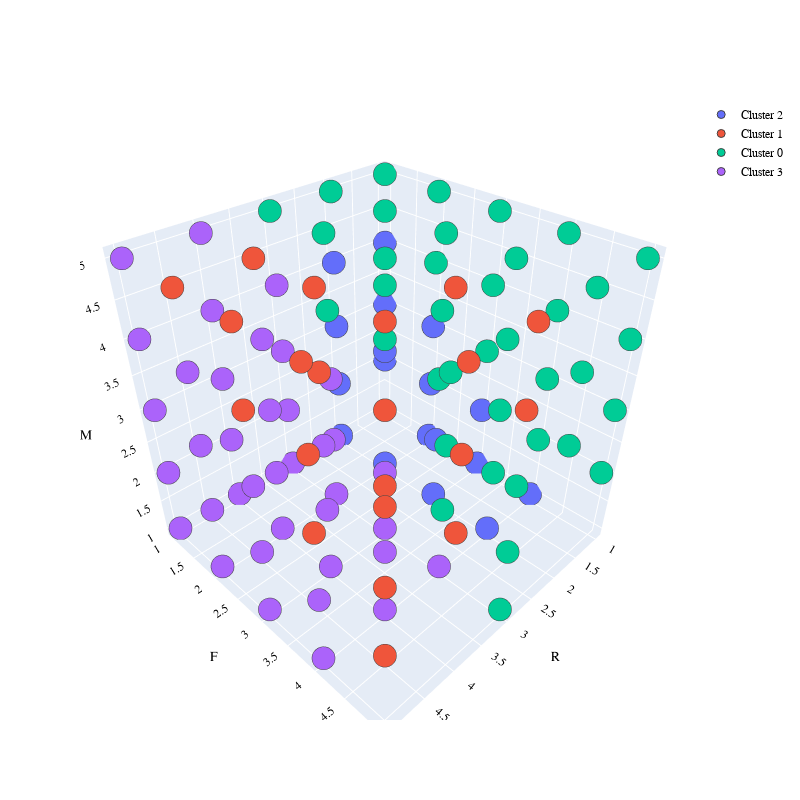

The notebook cell this image was saved under:
### Code cell
import plotly.graph_objects as go

PLOT = go.Figure()
for C in list(df2.cluster.unique()):
    
    PLOT.add_trace(go.Scatter3d(x = df2[df2.cluster == C]['R'],
                                y = df2[df2.cluster == C]['F'],
                                z = df2[df2.cluster == C]['M'],
                                mode = 'markers', marker_size = 8, marker_line_width = 1,
                                name = 'Cluster ' + str(C)))


PLOT.update_layout(width = 800, height = 800, autosize = True, showlegend = True,
                   scene = dict(xaxis=dict(title = 'R', titlefont_color = 'black'),
                                yaxis=dict(title = 'F', titlefont_color = 'black'),
                                zaxis=dict(title = 'M', titlefont_color = 'black')),
                   font = dict(family = "Gilroy", color  = 'black', size = 12))

### Figure 1 — Plotly figure (JSON) as saved in the notebook; plotly's stock layout.template omitted (floating-point values rounded to 4 significant figures; data arrays with more than 128 entries replaced by an {"elided": "..."} marker saying what was removed)
{"data": [{"marker": {"line": {"width": 1}, "size": 8}, "mode": "markers", "name": "Cluster 2", "type": "scatter3d", "x": {"elided": "1153 int values"}, "y": {"elided": "1153 int values"}, "z": {"elided": "1153 int values"}}, {"marker": {"line": {"width": 1}, "size": 8}, "mode": "markers", "name": "Cluster 1", "type": "scatter3d", "x": {"elided": "1292 int values"}, "y": {"elided": "1292 int values"}, "z": {"elided": "1292 int values"}}, {"marker": {"line": {"width": 1}, "size": 8}, "mode": "markers", "name": "Cluster 0", "type": "scatter3d", "x": {"elided": "915 int values"}, "y": {"elided": "915 int values"}, "z": {"elided": "915 int values"}}, {"marker": {"line": {"width": 1}, "size": 8}, "mode": "markers", "name": "Cluster 3", "type": "scatter3d", "x": {"elided": "975 int values"}, "y": {"elided": "975 int values"}, "z": {"elided": "975 int values"}}], "layout": {"autosize": true, "font": {"color": "black", "family": "Gilroy", "size": 12}, "height": 800, "scene": {"xaxis": {"title": {"font": {"color": "black"}, "text": "R"}}, "yaxis": {"title": {"font": {"color": "black"}, "text": "F"}}, "zaxis": {"title": {"font": {"color": "black"}, "text": "M"}}}, "showlegend": true, "width": 800}}
